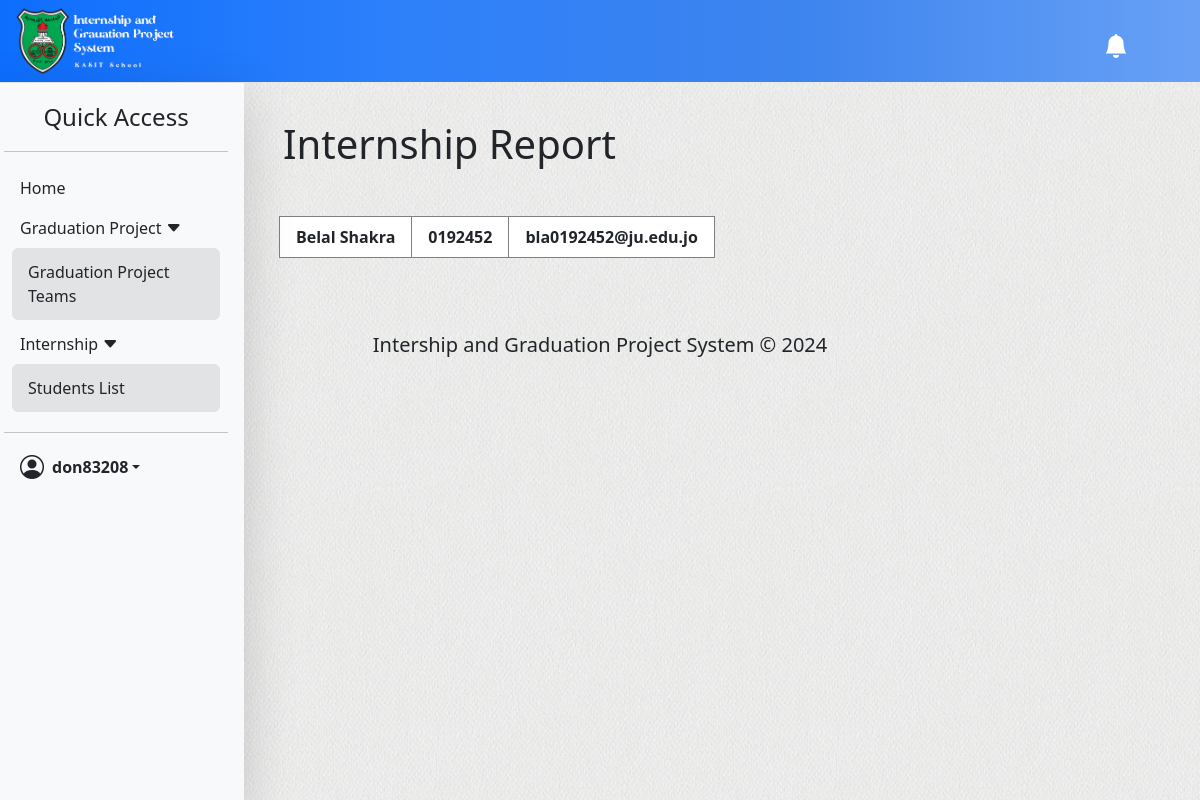
/doctor/internship/report/299 (signed in), run on the app's committed database.
### student/models.py (models this page shows, shortened)
class Student(models.Model):
  stu             = models.OneToOneField(User, on_delete=models.CASCADE, null=True)
  doc_superviser  = models.ForeignKey(Doctor, on_delete=models.PROTECT, null=True)
  student_id      = models.CharField(max_length=7, default='')
  major           = models.CharField(max_length=32, default='')
  hours           = models.PositiveSmallIntegerField(default=0)
  in_internship   = models.BooleanField(default=False)
  in_gp           = models.BooleanField(verbose_name='in graduation-project',default=False)

### doctor/views.py (the view)
# urls.py: path('report/<str:pk>', views.report, name='student-report'),
@login_required(login_url='signin')
def report(request, pk):
  doctor_rec = is_doctor(request)
  if type(doctor_rec) != Doctor:
    return redirect('signin')
  try:
    student = Student.objects.get(id=pk, doc_superviser=doctor_rec)
    user    = User.objects.get(username=student.stu)
  except:
    return redirect('stu-list')
  try:
    stu_company = CompanyInternship.objects.get(student=user)
  except ObjectDoesNotExist:
    stu_company = None
  stu_courses = CourseInternship.objects.filter(stu=user)
  report = WeeklyFollowing.objects.filter(stu_user=user)
  weeks_name = report.all().values_list('week', flat=True).distinct()
  context = {
    'title'        : 'Internship Report',
    'user'         : request.user,
    'student'      : student,
    'stu_company'  : stu_company,
    'stu_courses'  : stu_courses,
    'appcomform'   : AppCompForm(),
    'disappcomform': DisappCompForm(),
    'appcorform'   : AppCorForm(),
    'disappcorform': DisappCorForm(),
    'notifications': get_notification(request),
    'weeks'        : report.count(),
    'weeks_name'   : weeks_name,
  }
  return render(request, 'doctor/pages/Internship/report.html', context)

### doctor/views.py (called while the page is built)
def is_doctor(request):
  try:
    doc_data = Doctor.objects.get(doc=request.user)
    return doc_data
  except:
    logout(request)
    return redirect('signin')

def get_notification(request):
  doctor_rec = is_doctor(request)
  all_notifications = DoctorNotification.objects.filter(doctor=doctor_rec.doc).order_by('-id')
  there_is = False
  for n in all_notifications:
    if not n.is_read:
      there_is = True
      break
  return {'all_notifications': all_notifications, 'there_is': there_is}

### doctor/templates/doctor/pages/Internship/report.html (shortened to what this page needs)
{% extends "doctor/base.html" %}
{% block content %}
<main class="container-fluid py-5 px-4 mt-5 col-lg-12 col-xl-9">
  <div class="ps-3 py-4">
      <h1 class="fw-light">Internship Report</h1>
    </div>
    <section class="container mx-auto">
      <div class="py-2">
        <table class="table-bordered bg-white">
          <thead>
            <th class="px-3 py-2">{{student.stu.first_name}} {{student.stu.last_name}}</th>
            <th class="px-3 py-2">{{student.student_id}}</th>
            <th class="px-3 py-2">{{student.stu.email}}</th>
          </thead>
        </table>
      </div>
    </section>
  </main>
{% endblock content %}

### doctor/templates/doctor/parts/sidebar.html (shortened to what this page needs)
  <aside class="navbar navbar-expand-xl col-xl-2 show" id="aside" style="z-index: 999;">
    <div class="collapse navbar-collapse" id="sidebar" >
      <div class="d-flex flex-column flex-shrink-0 p-3 bg-light shadow-lg" style="width: 16rem; position: fixed; top: 83px; bottom: 0%;">
        <span class="link-dark text-decoration-none text-center">
          <span class="fs-4 px-3">Quick Access</span>
        </span>
        <hr>
        <ul class="nav flex-column" id="quick-access">
          <li>
            <a href="{% url 'home' %}" class="nav-link link-dark dash-opt rounded">Home</a>
          </li>
          <li class="nav-item collapsed" data-bs-toggle="collapse" data-bs-target="#drop-grad" role="button">
            <span class="nav-link link-dark dash-opt rounded">
              Graduation Project
              <i class="bi bi-caret-down-fill"></i>
            </span>
          </li>
          <ul class="nav collapse mx-2 mb-1 px-0 py-1 show bg-secondary-subtle rounded" id="drop-grad">
            <li class="nav-item"><a class="nav-link link-dark" href="{% url 'teams' %}">Graduation Project Teams</a></li>
          </ul>
          <li class="nav-item collapsed" data-bs-toggle="collapse" data-bs-target="#drop-intern" role="button">
            <span class="nav-link link-dark dash-opt rounded">
              Internship
              <i class="bi bi-caret-down-fill"></i>
            </span>
          </li>
          <ul class="nav collapse mx-2 mb-1 px-0 py-1 show bg-secondary-subtle rounded" id="drop-intern">
            <li class="nav-item"><a class="nav-link link-dark" href="{% url 'stu-list' %}">Students List</a></li>
          </ul>
        </ul>
        <hr>
        <div class="dropdown ms-2">
          <a href="#" class="d-flex align-items-center link-dark text-decoration-none dropdown-toggle" id="dropdownUser2" data-bs-toggle="dropdown">
            <i class="bi bi-person-circle px-2 fs-4"></i>
            <strong>{{user}}</strong>
          </a>
        </div>
      </div>
    </div>
  </aside>

### static/assets/css/all.css (style rules this page uses)
body { background-image: url("../img/all/main-bg.jpg"); overflow-x: hidden; }

### data on the page
Student: stu.first_name "Belal", stu.last_name "Shakra", student_id "0192452", stu.email "bla0192452@ju.edu.jo"

### other printed values
{{ user }} "don83208"
